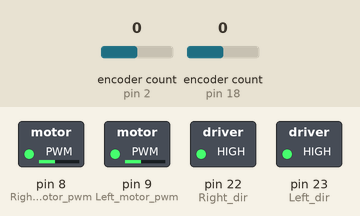
The sketch below on a simulated Arduino Mega 2560, built with avr-gcc and run on an emulated ATmega2560. Parts: switched loads named in the sketch (green lamp = pin HIGH). The inputs (shaded band) are chosen by the test bench; at power-on: encoder count (sensors on pin 2, pin 18) 0. The ROS host is connected and sends only what is stated; what the sketch prints to the serial monitor is not drawn.

Above: at 0.1 s.
Timing chart, 0 to 1.6 s (numbered marks = the images above):
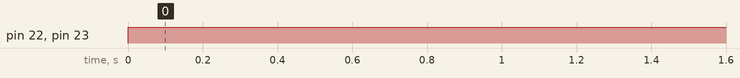

The sketch:

enc_pepper.ino
```cpp
#include<Encoder.h>
#include <ros.h>
#include <ros/time.h>
#include <geometry_msgs/PointStamped.h>

Encoder enc_R(2,3); //encoder input
Encoder enc_L(18,19);
int Left_motor_pwm = 9;
int Right_motor_pwm = 8;
int Left_dir = 23;  // HIGH is forward
int Right_dir = 22;

ros::NodeHandle  nh;
geometry_msgs::PointStamped msg;
ros::Publisher encoder("encoder", &msg);

void setup() {

  nh.initNode();
  nh.advertise(encoder);

  Serial.begin(115200);
  Serial.println("Basic Encoder Test:");

  //Motor Left
  pinMode(9,OUTPUT);  //PWM_L
  pinMode(18,INPUT);  //EncoderLB
  pinMode(19,INPUT);  //EncoderLA
  pinMode(23,OUTPUT); //DIR_L

  //Motor Right
  pinMode(22,OUTPUT); //DIR_R
  pinMode(8,OUTPUT);  //PWM_R
  pinMode(2,INPUT);   //EN_RA
  pinMode(3,INPUT);   //EN_RB

  //Set Test PWM
  analogWrite(Right_motor_pwm,100);
  analogWrite(Left_motor_pwm,100);
}

double cur_enc_L= 0, cur_enc_R= 0,prev_enc_l=0,err_l = 0,err_r=0,prev_enc_r=0,vel_l =0,vel_r=0,rpm_l,rpm_r,val_l=0.3,val_r=0.3;
void loop() {

  //Set Direction
  digitalWrite(Right_dir,HIGH);
  digitalWrite(Left_dir,HIGH);


  cur_enc_L = enc_L.read();
  cur_enc_R = enc_R.read();

  msg.header.stamp = nh.now();
  msg.header.frame_id = "world";
  msg.point.x = cur_enc_L;
  msg.point.y = cur_enc_R;
vel_l = ((cur_enc_L-prev_enc_l)*60*12)/29520;
  vel_r =((cur_enc_R- prev_enc_r)*60*12)/29520;
  err_l = val_l - vel_l;
  err_r = val_r - vel_r;
  //rpm_l = rpm_l + err_l*0.8;
  //rpm_r = rpm_r + err_r*0.8;
  // analogWrite(Right_motor_pwm,rpm_l);
 // analogWrite(Left_motor_pwm,rpm_r);
Serial.print(err_l);
Serial.print(' ');
Serial.println(vel_l);
  prev_enc_l = cur_enc_L;
  prev_enc_r = cur_enc_R;

  //Serial.print(vel_l);
  //Serial.print(' ');
  //Serial.println(vel_r);

  encoder.publish(&msg);
  nh.spinOnce();
  delay(5);

//  Serial.println(newpos);

}
```

Measured:
- by itself, pin 22 (Right_dir), pin 23 (Left_dir): LOW → HIGH at 0.00 s
